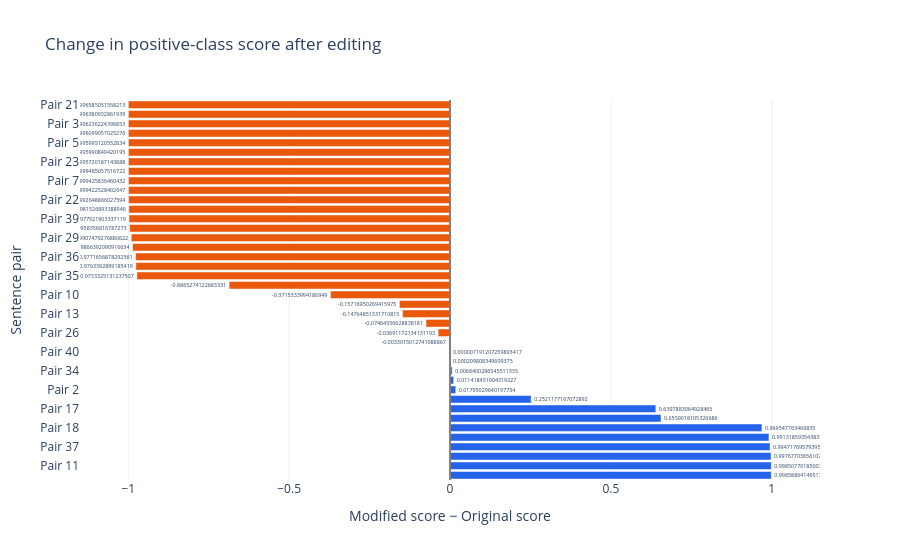

Write notebook code for a chart like this one.
### Markdown cell above
## Comparing Score Changes

The bar chart orders pairs by their signed score difference.

Bars extending left indicate decreases in the positive-class score.
Bars extending right indicate increases. Longer bars indicate larger
changes in the model output.

Very small changes can match the expected direction while indicating
little sensitivity on this score scale. These cases should be
examined alongside the original and modified texts.

### Code cell
shift_df = negation_results_df.sort_values(
    "Difference (Shift)"
).copy()

shift_colors = [
    "#EA580C" if shift < 0 else "#2563EB"
    for shift in shift_df["Difference (Shift)"]
]

shift_fig = go.Figure(go.Bar(
    x=shift_df["Difference (Shift)"],
    y=shift_df["Pair ID"],
    orientation="h",
    marker_color=shift_colors,
    text=shift_df["Difference (Shift)"],
    texttemplate="%{text:+.3f}",
    textposition="outside",
    customdata=shift_df[
        ["Expected Direction", "Orig Label", "Mod Label"]
    ].values,
    hovertemplate=(
        "<b>%{y}</b><br>"
        "Score change: %{x:+.4f}<br>"
        "Expected direction: %{customdata[0]}<br>"
        "Original label: %{customdata[1]}<br>"
        "Modified label: %{customdata[2]}"
        "<extra></extra>"
    )
))

shift_fig.add_vline(x=0, line_color="gray")

shift_fig.update_layout(
    title="Change in positive-class score after editing",
    xaxis_title="Modified score − Original score",
    yaxis_title="Sentence pair",
    template="plotly_white",
    height=max(450, 35 * len(shift_df) + 150),
    showlegend=False
)

shift_fig.update_xaxes(range=[-1.15, 1.15])
shift_fig.update_yaxes(
    categoryorder="array",
    categoryarray=shift_df["Pair ID"].tolist(),
    autorange="reversed"
)

shift_fig.show()

### Figure 1 — Plotly figure (JSON) as saved in the notebook; plotly's stock layout.template omitted (floating-point values rounded to 4 significant figures)
{"data": [{"customdata": [["Decrease", "POSITIVE", "NEGATIVE"], ["Decrease", "POSITIVE", "NEGATIVE"], ["Decrease", "POSITIVE", "NEGATIVE"], ["Decrease", "POSITIVE", "NEGATIVE"], ["Decrease", "POSITIVE", "NEGATIVE"], ["Decrease", "POSITIVE", "NEGATIVE"], ["Decrease", "POSITIVE", "NEGATIVE"], ["Decrease", "POSITIVE", "NEGATIVE"], ["Decrease", "POSITIVE", "NEGATIVE"], ["Decrease", "POSITIVE", "NEGATIVE"], ["Decrease", "POSITIVE", "NEGATIVE"], ["Decrease", "POSITIVE", "NEGATIVE"], ["Decrease", "POSITIVE", "NEGATIVE"], ["Decrease", "POSITIVE", "NEGATIVE"], ["Decrease", "POSITIVE", "NEGATIVE"], ["Decrease", "POSITIVE", "NEGATIVE"], ["Decrease", "POSITIVE", "NEGATIVE"], ["Decrease", "POSITIVE", "NEGATIVE"], ["Decrease", "POSITIVE", "NEGATIVE"], ["Decrease", "POSITIVE", "NEGATIVE"], ["Decrease", "NEGATIVE", "NEGATIVE"], ["Decrease", "NEGATIVE", "NEGATIVE"], ["Decrease", "POSITIVE", "POSITIVE"], ["Decrease", "NEGATIVE", "NEGATIVE"], ["Decrease", "NEGATIVE", "NEGATIVE"], ["Decrease", "POSITIVE", "POSITIVE"], ["Increase", "NEGATIVE", "NEGATIVE"], ["Increase", "POSITIVE", "POSITIVE"], ["Increase", "NEGATIVE", "NEGATIVE"], ["Increase", "NEGATIVE", "NEGATIVE"], ["Increase", "POSITIVE", "POSITIVE"], ["Increase", "NEGATIVE", "NEGATIVE"], ["Increase", "NEGATIVE", "POSITIVE"], ["Increase", "NEGATIVE", "POSITIVE"], ["Increase", "NEGATIVE", "POSITIVE"], ["Increase", "NEGATIVE", "POSITIVE"], ["Increase", "NEGATIVE", "POSITIVE"], ["Increase", "NEGATIVE", "POSITIVE"], ["Increase", "NEGATIVE", "POSITIVE"], ["Increase", "NEGATIVE", "POSITIVE"]], "hovertemplate": "<b>%{y}</b><br>Score change: %{x:+.4f}<br>Expected direction: %{customdata[0]}<br>Original label: %{customdata[1]}<br>Modified label: %{customdata[2]}<extra></extra>", "marker": {"color": ["#EA580C", "#EA580C", "#EA580C", "#EA580C", "#EA580C", "#EA580C", "#EA580C", "#EA580C", "#EA580C", "#EA580C", "#EA580C", "#EA580C", "#EA580C", "#EA580C", "#EA580C", "#EA580C", "#EA580C", "#EA580C", "#EA580C", "#EA580C", "#EA580C", "#EA580C", "#EA580C", "#EA580C", "#EA580C", "#EA580C", "#2563EB", "#2563EB", "#2563EB", "#2563EB", "#2563EB", "#2563EB", "#2563EB", "#2563EB", "#2563EB", "#2563EB", "#2563EB", "#2563EB", "#2563EB", "#2563EB"]}, "orientation": "h", "text": [-0.9997, -0.9996, -0.9996, -0.9996, -0.9996, -0.9996, -0.9996, -0.9995, -0.9994, -0.9994, -0.9993, -0.9982, -0.9978, -0.9958, -0.9907, -0.9866, -0.9772, -0.9763, -0.9733, -0.6865, -0.3715, -0.1572, -0.1476, -0.07465, -0.03691, -0.003302, 7.191e-06, 0.0002098, 0.00684, 0.01142, 0.01795, 0.2521, 0.6398, 0.6559, 0.9695, 0.9913, 0.9947, 0.9977, 0.9985, 0.9986], "textposition": "outside", "texttemplate": "%{text:+.3f}", "type": "bar", "x": [-0.9997, -0.9996, -0.9996, -0.9996, -0.9996, -0.9996, -0.9996, -0.9995, -0.9994, -0.9994, -0.9993, -0.9982, -0.9978, -0.9958, -0.9907, -0.9866, -0.9772, -0.9763, -0.9733, -0.6865, -0.3715, -0.1572, -0.1476, -0.07465, -0.03691, -0.003302, 7.191e-06, 0.0002098, 0.00684, 0.01142, 0.01795, 0.2521, 0.6398, 0.6559, 0.9695, 0.9913, 0.9947, 0.9977, 0.9985, 0.9986], "y": ["Pair 21", "Pair 31", "Pair 3", "Pair 8", "Pair 5", "Pair 20", "Pair 23", "Pair 4", "Pair 7", "Pair 32", "Pair 22", "Pair 27", "Pair 39", "Pair 24", "Pair 29", "Pair 1", "Pair 36", "Pair 25", "Pair 35", "Pair 30", "Pair 10", "Pair 6", "Pair 13", "Pair 28", "Pair 26", "Pair 12", "Pair 40", "Pair 9", "Pair 34", "Pair 19", "Pair 2", "Pair 38", "Pair 17", "Pair 33", "Pair 18", "Pair 15", "Pair 37", "Pair 14", "Pair 11", "Pair 16"]}], "layout": {"autosize": true, "shapes": [{"line": {"color": "gray"}, "type": "line", "x0": 0, "x1": 0, "xref": "x", "y0": 0, "y1": 1, "yref": "y domain"}], "showlegend": false, "title": {"text": "Change in positive-class score after editing"}, "xaxis": {"range": [-1.15, 1.15], "title": {"text": "Modified score − Original score"}, "type": "linear"}, "yaxis": {"autorange": true, "categoryarray": ["Pair 21", "Pair 31", "Pair 3", "Pair 8", "Pair 5", "Pair 20", "Pair 23", "Pair 4", "Pair 7", "Pair 32", "Pair 22", "Pair 27", "Pair 39", "Pair 24", "Pair 29", "Pair 1", "Pair 36", "Pair 25", "Pair 35", "Pair 30", "Pair 10", "Pair 6", "Pair 13", "Pair 28", "Pair 26", "Pair 12", "Pair 40", "Pair 9", "Pair 34", "Pair 19", "Pair 2", "Pair 38", "Pair 17", "Pair 33", "Pair 18", "Pair 15", "Pair 37", "Pair 14", "Pair 11", "Pair 16"], "categoryorder": "array", "range": [39.5, -0.5], "title": {"text": "Sentence pair"}, "type": "category"}}}
